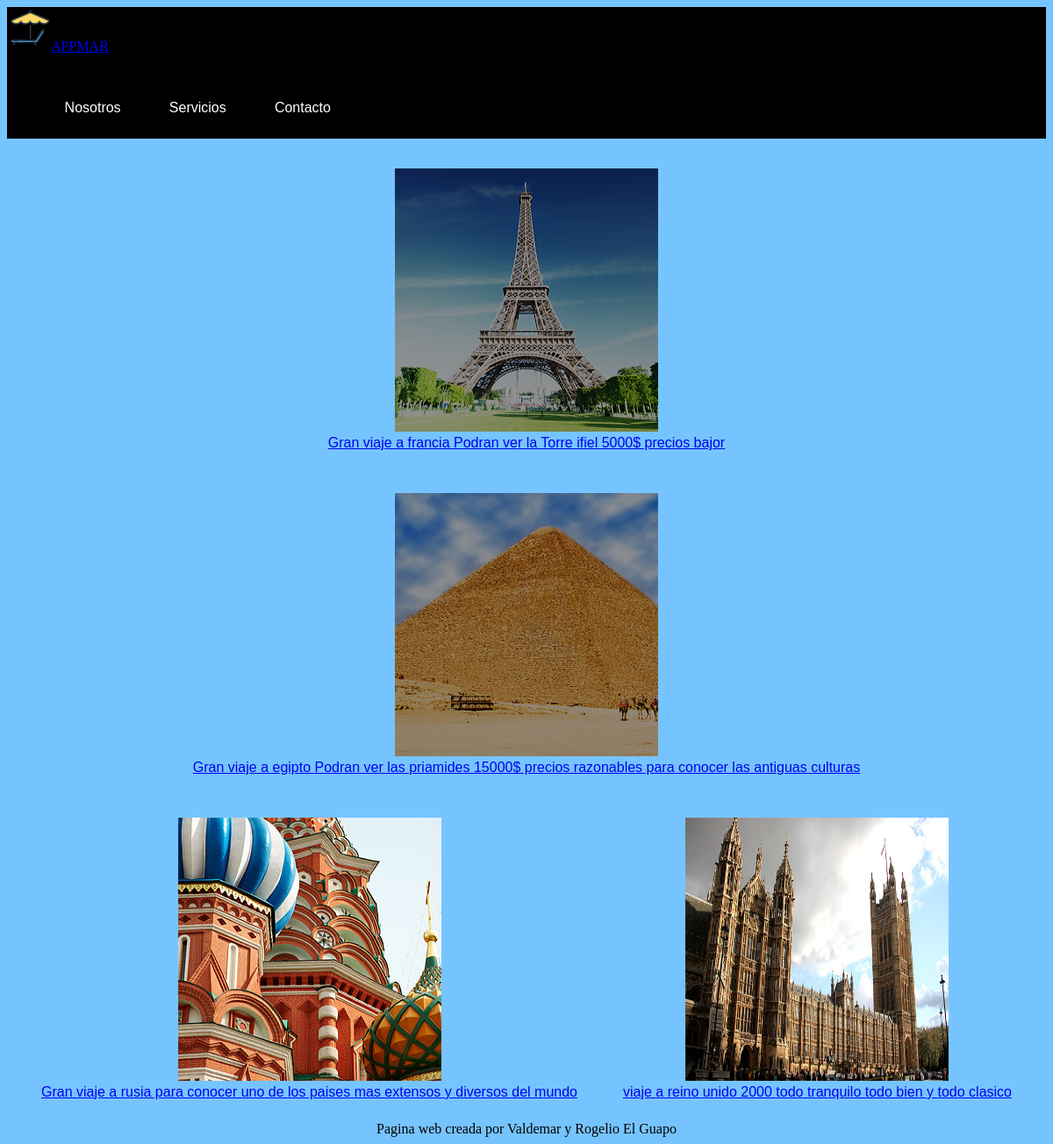
The app's page /appmar/Servicios.php with its own data.
### tables this page shows
CREATE TABLE `header_cont` (
  `Logo_dir` varchar(200) NOT NULL,
  `Texto` varchar(50) NOT NULL,
  `id` int(11) NOT NULL
);

CREATE TABLE `servicios_cont` (
  `Imagen1_dir` varchar(200) NOT NULL,
  `Imagen1_Text` text NOT NULL,
  `Imagen1_link` varchar(200) NOT NULL,
  `Imagen2_dir` varchar(200) NOT NULL,
  `Imagen2_Text` text NOT NULL,
  `Imagen2_link` varchar(200) NOT NULL,
  `Imagen3_dir` varchar(200) NOT NULL,
  `Imagen3_Text` text NOT NULL,
  `Imagen3_link` varchar(200) NOT NULL,
  `Imagen4_dir` varchar(200) NOT NULL,
  `Imagen4_Text` text NOT NULL,
  `Imagen4_link` varchar(200) NOT NULL,
  `id` int(11) NOT NULL DEFAULT '1'
);

CREATE TABLE `footer_cont` (
  `Texto` varchar(200) NOT NULL,
  `id` int(11) NOT NULL
);

### appmar/Servicios.php (the view, shortened to what this page needs)
<!DOCTYPE html>
<html lang="es">
<head>
    <link rel="stylesheet" href="css/myStyle.css" />
</head>
<body>
    <header>
        <?php
		require_once('Layouts/header.php');
	?>
    </header>
    <section>
        <div align="center" class="container">
            <?php
        $db = new Conexion();
        $sql= ("select Imagen1_dir, Imagen1_text, Imagen1_link, Imagen2_dir, Imagen2_text, Imagen2_link, Imagen3_dir, Imagen3_text, Imagen3_link, Imagen4_dir, Imagen4_text, Imagen4_link from servicios_cont");
if ($result = $db->query($sql)) {
    while ($row = $result->fetch_row()) {
	?>
            <div class="box ">
                <?php echo "<img src='".$row[0]."' / width=300 height=300>";?>
                <br clear="all">
                <a class="txtbodyimg" href="<?php echo $row[2] ; ?>">
                    <?php echo $row[1];?>
                </a>
            </div>
            <div class="box">
                <?php echo "<img src='".$row[3]."' / width=300 height=300>";?>
                <br clear="all">
                <a class="txtbodyimg" href="<?php echo $row[5] ; ?>">
                    <?php echo $row[4];?>
                </a>
            </div>
            <div class="box">
                <?php echo "<img src='".$row[6]."' / width=300 height=300>";?>
                <br clear="all">
                <a class="txtbodyimg" href="<?php echo $row[8] ; ?>">
                    <?php echo $row[7];?>
                </a>
            </div>
            <div class="box">
                <?php echo "<img src='".$row[9]."' / width=300 height=300>";?>
                <br clear="all">
                <a class="txtbodyimg" href="<?php echo $row[11] ; ?>">
                    <?php echo $row[10];?>
                </a>
            </div>
            <?php
    }
}
        ?>
        </div>
    </section>
    <footer>
        <div align="center">
            <?php
		include_once('Layouts/footer.php');
	?>
        </div>
    </footer>
</body>
</html>

### appmar/Layouts/header.php (shortened to what this page needs)
<header>
			<?php
			$hb = new Conexion();
			$sqq= ("select * from header_cont");
        	$resul = $hb->query($sqq);
        	$roww = $resul->fetch_row();
			?>
        <a href="index.php">  <?php echo '<img src="'.$roww[0].'" width="50" heigth="50">'.$roww[1]; ?> </a>
</header>
<nav class="navbar navbar-inverse">
	<div class="container-fluid">
			<ul  align="center"  class="nav navbar-nav">
				<li >
					<a href="Nosotros.php">Nosotros</a>
				</li>
				<li>
					<a href="Servicios.php">Servicios</a>
				</li>
				<li>
					<a href="Contacto.php">Contacto</a>
				</li>
			</ul>
	</div>
</nav>

### appmar/Layouts/footer.php
<div id="footer">
      <div class="container">
      	<?php
        $cb = new Conexion();
			$sq= ("select * from footer_cont");
        	$resuu = $cb->query($sq);
        	$ro = $resuu->fetch_row();
			?>
        <a">  <?php echo $ro[0]; ?> </a>
     </div>
 </div>

### appmar/css/myStyle.css (style rules this page uses)
header { background: #000000; margin-bottom: 10px; max-width: 100%; max-height: 150px; }
header nav { display: inline-block; padding: 0; max-width: 100%; height: 150px; }
header nav ul li { display: inline-block; padding: 0.1em; vertical-align: bottom; }
header nav ul li a { border: 0; color: #FFF; font-family: century gothic, Helvetica, Verdana; font-size: 1em; padding: 1.5em; text-decoration: none; display: block; width: 10%; height: 5px; }
body { background: #76C4FF; }
.box { font-family: century gothic, Helvetica, Verdana; font-size: 1em; text-decoration: none; padding: 1.5em; display: inline-table; height: 5px; }
.txtbodyimg { width: 50px; }

### records on screen
header_cont: Texto "APPMAR"
servicios_cont: Imagen1_dir (picture), Imagen1_Text "Gran viaje a francia Podran ver la Torre ifiel 5000$ precios bajor", Imagen2_dir (picture), Imagen2_Text "Gran viaje a egipto Podran ver las priamides 15000$ precios razonables para conocer las antiguas culturas", Imagen3_dir (picture), Imagen3_Text "Gran viaje a rusia para conocer uno de los paises mas extensos y diversos del mundo", Imagen4_dir (picture), Imagen4_Text "viaje a reino unido 2000 todo tranquilo todo bien y todo clasico"
footer_cont: Texto "Pagina web creada por Valdemar y Rogelio El Guapo"
